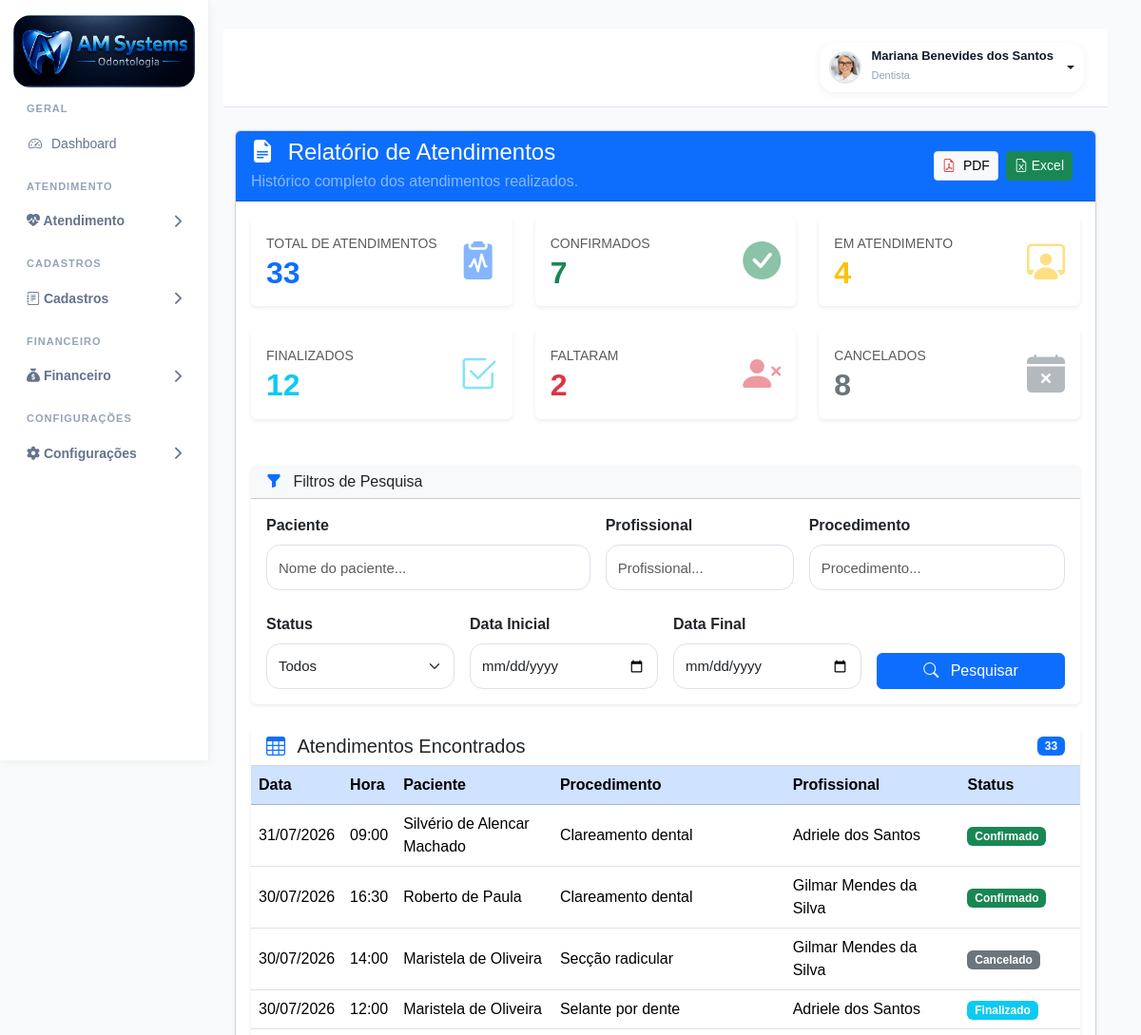
The page /relatorios/atendimentos/ (signed in, upper part) on the database as committed earlier.
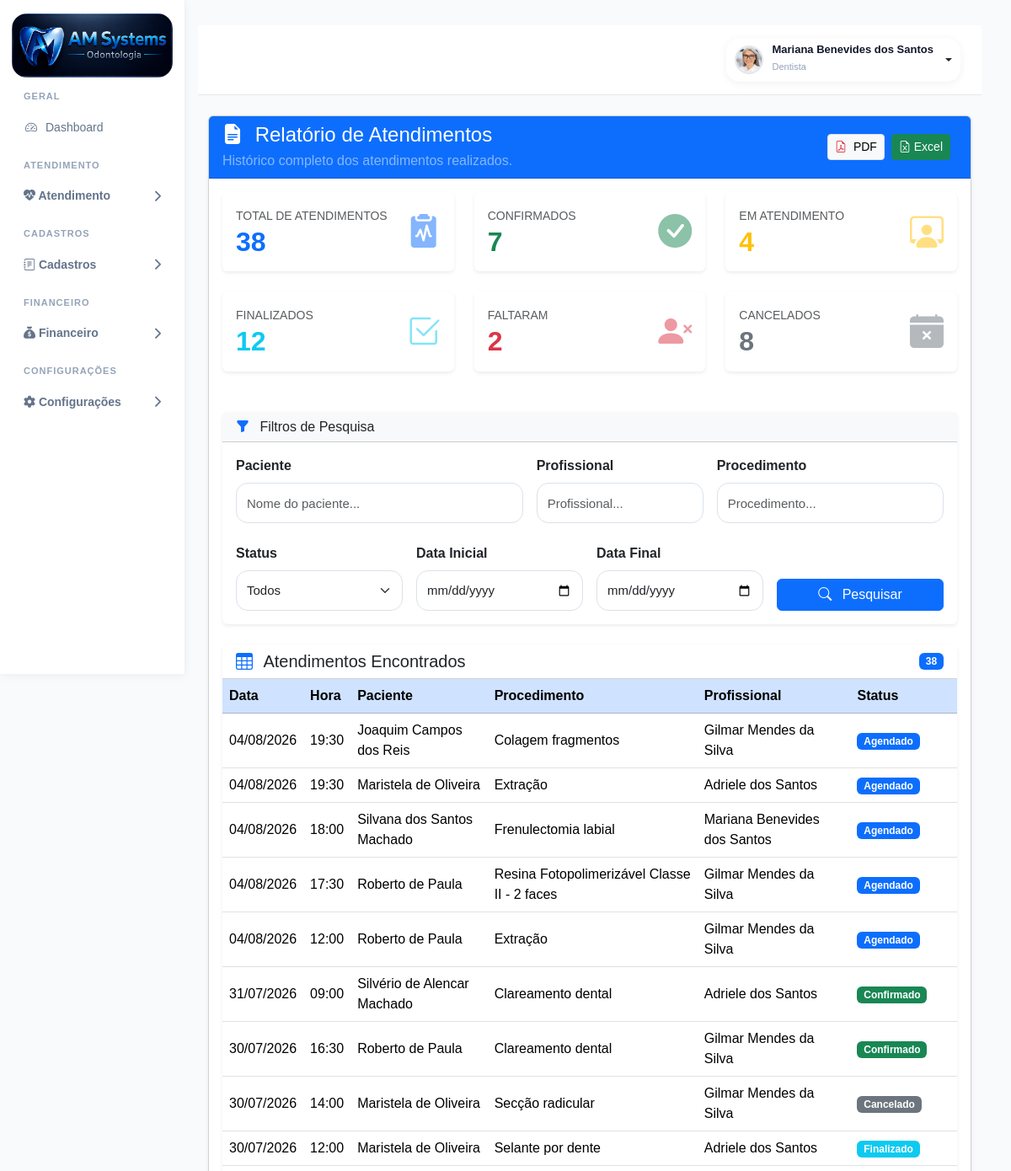
The same page on the database as committed later.
### agenda/models.py (models this page shows, shortened)
class Agendamento(models.Model):
    STATUS_CHOICES = [
        ("agendado", "Agendado"),
        ("confirmado", "Confirmado"),
        ("atendimento", "Em Atendimento"),
        ("finalizado", "Finalizado"),
        ("faltou", "Faltou"),
        ("cancelado", "Cancelado"),
    ]
    paciente = models.ForeignKey(
        Paciente,
        on_delete=models.CASCADE,
        related_name="agendamentos",
    )
    profissional = models.ForeignKey(
        Profissional,
        on_delete=models.PROTECT,
        related_name="agendamentos",
    )
    procedimento = models.ForeignKey(
        Procedimento,
        on_delete=models.SET_NULL,
        null=True,
        blank=True,
    )
    data = models.DateField()
    hora_inicio = models.TimeField()
    duracao = models.PositiveIntegerField(
        default=60,
        help_text="Duração em minutos",
    )
    observacoes = models.TextField(
        blank=True,
    )
    status = models.CharField(
        max_length=20,
        choices=STATUS_CHOICES,
        default="agendado",
    )
    criado_em = models.DateTimeField(
        auto_now_add=True,
    )
    atualizado_em = models.DateTimeField(
        auto_now=True,
    )
    class Meta:
        ordering = [
            "data",
            "hora_inicio",
        ]
        verbose_name = "Agendamento"
        verbose_name_plural = "Agendamentos"

class Profissional(models.Model):
    usuario = models.OneToOneField(
        User,
        on_delete=models.SET_NULL,
        null=True,
        blank=True,
        related_name="profissional",
    )
    nome = models.CharField(
        max_length=200
    )
    especialidade = models.CharField(
        max_length=100,
        blank=True,
    )
    telefone = models.CharField(
        max_length=20,
        blank=True,
    )
    email = models.EmailField(
        blank=True,
    )
    cor_agenda = models.CharField(
        max_length=20,
        default="#2563eb",
    )
    ativo = models.BooleanField(
        default=True,
    )
    criado_em = models.DateTimeField(
        auto_now_add=True,
    )
    class Meta:
        ordering = ["nome"]
        verbose_name = "Profissional"
        verbose_name_plural = "Profissionais"

### accounts/models.py (models this page shows, shortened)
class Paciente(models.Model):
    foto = models.ImageField(
        upload_to='pacientes/',
        blank=True,
        null=True
    )
    nome = models.CharField(
        max_length=200
    )
    cpf = models.CharField(
        max_length=14,
        blank=True,
        null=True
    )
    rg = models.CharField(
        max_length=20,
        blank=True,
        null=True
    )
    nascimento = models.DateField(
        blank=True,
        null=True
    )
    genero = models.CharField(
        max_length=20,
        blank=True,
        null=True
    )
    estado_civil = models.CharField(
        max_length=30,
        blank=True,
        null=True
    )
    profissao = models.CharField(
        max_length=100,
        blank=True,
        null=True
    )
    telefone = models.CharField(
        "Telefone",
        max_length=20,
        blank=True,
        null=True,
    )
    whatsapp = models.CharField(
        "WhatsApp",
        max_length=20,
        blank=True,
        null=True,
    )
    email = models.EmailField(
        "E-mail",
        blank=True,
        null=True,
    )
    cep = models.CharField(
        "CEP",
        max_length=10,
        blank=True,
        null=True,
    )
    endereco = models.CharField(
        "Endereço",
        max_length=255,
        blank=True,
        null=True,
    )
    numero = models.CharField(
        "Número",
        max_length=20,
        blank=True,
        null=True,
    )
    complemento = models.CharField(
        "Complemento",
        max_length=100,
        blank=True,
        null=True,
    )
    bairro = models.CharField(
        "Bairro",
        max_length=100,
        blank=True,
        null=True,
    )
    cidade = models.CharField(
        "Cidade",
        max_length=100,
        blank=True,
        null=True,
        db_index=True,
    )
    estado = models.CharField(
        "UF",
        max_length=2,
        blank=True,
        null=True,
    )
    convenio = models.CharField(
        "Convênio",
        max_length=100,
        blank=True,
        null=True,
    )
    carteirinha = models.CharField(
        "Carteirinha",
        max_length=100,
        blank=True,
        null=True,
    )
    alergias = models.TextField(
        "Alergias",
        blank=True,
        null=True,
    )
    medicamentos = models.TextField(
        "Medicamentos em uso",
        blank=True,
        null=True,
    )
    observacoes = models.TextField(
        "Observações",
        blank=True,
        null=True,
    )
    responsavel = models.CharField(
        "Responsável",
        max_length=200,
        blank=True,
        null=True,
    )
    cpf_responsavel = models.CharField(
        "CPF do Responsável",
        max_length=14,
        blank=True,
        null=True,
    )
    telefone_responsavel = models.CharField(
        "Telefone do Responsável",
        max_length=20,
        blank=True,
        null=True,
    )
    dentista = models.ForeignKey(
        User,
        verbose_name="Dentista Responsável",
        on_delete=models.SET_NULL,
        null=True,
        blank=True,
        related_name="pacientes_responsavel",
    )
    ativo = models.BooleanField(
        default=True,
    )
    criado_em = models.DateTimeField(
        auto_now_add=True,
    )
    atualizado_em = models.DateTimeField(
        auto_now=True,
    )

class Procedimento(models.Model):
    CATEGORIAS = [
        ('diagnostico', 'Diagnóstico'),
        ('dentistica', 'Dentística'),
        ('endodontia', 'Endodontia'),
        ('periodontia', 'Periodontia'),
        ('cirurgia', 'Cirurgia'),
        ('protese', 'Prótese'),
        ('implantodontia', 'Implantodontia'),
        ('ortodontia', 'Ortodontia'),
        ('geral', 'Geral')
    ]
    TIPOS = [
        ('dente', 'Por Dente'),
        ('hemiarcada', 'Hemi-Arcada'),
        ('geral', 'Geral'),
        ('cirurgia', 'Cirurgia')
    ]
    POSICOES = [
        ('coroa', 'Coroa'),
        ('raiz', 'Raiz'),
        ('oclusal', 'Oclusal'),
        ('vestibular', 'Vestibular'),
        ('lingual', 'Lingual'),
        ('centro', 'Centro')
    ]
    STATUS = [
        ('realizar', 'A Realizar'),
        ('andamento', 'Em Andamento'),
        ('realizado', 'Realizado'),
        ('cancelado', 'Cancelado'),
        ('reavaliar', 'Reavaliar')
    ]
    nome = models.CharField(
        max_length=255
    )
    categoria = models.CharField(
        max_length=100,
        choices=CATEGORIAS,
        default='geral'
    )
    tipo = models.CharField(
        max_length=50,
        choices=TIPOS,
        default='dente'
    )
    status = models.CharField(
        max_length=30,
        choices=STATUS,
        default='realizar'
    )
    icone = models.CharField(
        max_length=100,
        blank=True,
        null=True
    )
    arquivo_icone = models.CharField(
        max_length=255,
        blank=True,
        null=True
    )
    posicao_icone = models.CharField(
        max_length=30,
        choices=POSICOES,
        default='centro'
    )
    valor_particular = models.DecimalField(
        max_digits=10,
        decimal_places=2,
        default=0
    )
    valor_convenio = models.DecimalField(
        max_digits=10,
        decimal_places=2,
        default=0
    )
    tempo_estimado = models.IntegerField(
        default=60,
        help_text='Tempo em minutos'
    )
    custo_clinico = models.DecimalField(
        max_digits=10,
        decimal_places=2,
        default=0
    )
    ativo = models.BooleanField(
        default=True
    )
    ordem = models.IntegerField(
        default=0
    )
    criado_em = models.DateTimeField(
        auto_now_add=True
    )
    class Meta:
        ordering = ['categoria', 'ordem', 'nome']
        verbose_name = 'Procedimento'
        verbose_name_plural = 'Procedimentos'

### accounts/views.py (the view)
@login_required
def relatorio_atendimentos(request):
    context = obter_dados_atendimentos(request)
    context.update({
        "config": ConfiguracaoClinica.objects.first(),
        "titulo_relatorio": "RELATÓRIO DE ATENDIMENTOS",
        "data_emissao": timezone.localtime(),
    })
    return render(
        request,
        "accounts/relatorios/atendimentos.html",
        context,
    )

### accounts/templatetags/permissions_tags.py (called while the page is built)
@register.simple_tag
def possui_permissao(user, modulo, acao="visualizar"):
    print(
        "TAG:",
        user.username,
        modulo,
        acao
    )
    from accounts.permissions import tem_permissao
    resultado = tem_permissao(user, modulo, acao)
    print("RESULTADO:", resultado)
    return resultado

### accounts/templates/accounts/relatorios/atendimentos.html (shortened to what the changed rows need)
{% extends 'accounts/base.html' %}
{% load static %}
{% block content %}
<div class="container-fluid mt-4">
    <div class="card shadow-sm">
        <div class="card-body">
            <div class="row g-4 mb-5">
                <div class="col-xl-4 col-md-6">
                    <div class="card border-0 shadow-sm h-100">
                        <div class="card-body d-flex justify-content-between align-items-center">
                            <div>
                                <small class="text-muted text-uppercase">
                                    Total de Atendimentos
                                </small>
                                <h2 class="fw-bold text-primary mb-0">
                                    {{ total_atendimentos }}
                                </h2>
                            </div>
                        </div>
                    </div>
                </div>
                <div class="col-xl-4 col-md-6">
                    <div class="card border-0 shadow-sm h-100">
                        <div class="card-body d-flex justify-content-between align-items-center">
                            <div>
                                <h2 class="fw-bold text-success mb-0">
                                    {{ total_confirmados }}
                                </h2>
                            </div>
                        </div>
                    </div>
                </div>
                <div class="col-xl-4 col-md-6">
                    <div class="card border-0 shadow-sm h-100">
                        <div class="card-body d-flex justify-content-between align-items-center">
                            <div>
                                <h2 class="fw-bold text-warning mb-0">
                                    {{ total_atendimento }}
                                </h2>
                            </div>
                        </div>
                    </div>
                </div>
                <div class="col-xl-4 col-md-6">
                    <div class="card border-0 shadow-sm h-100">
                        <div class="card-body d-flex justify-content-between align-items-center">
                            <div>
                                <h2 class="fw-bold text-info mb-0">
                                    {{ total_finalizados }}
                                </h2>
                            </div>
                        </div>
                    </div>
                </div>
                <div class="col-xl-4 col-md-6">
                    <div class="card border-0 shadow-sm h-100">
                        <div class="card-body d-flex justify-content-between align-items-center">
                            <div>
                                <h2 class="fw-bold text-danger mb-0">
                                    {{ total_faltou }}
                                </h2>
                            </div>
                        </div>
                    </div>
                </div>
                <div class="col-xl-4 col-md-6">
                    <div class="card border-0 shadow-sm h-100">
                        <div class="card-body d-flex justify-content-between align-items-center">
                            <div>
                                <h2 class="fw-bold text-secondary mb-0">
                                    {{ total_cancelados }}
                                </h2>
                            </div>
                        </div>
                    </div>
                </div>
            </div>
            <div class="card border-0 shadow-sm">
                <div class="card-header bg-white d-flex justify-content-between align-items-center">
                    <h5 class="mb-0">
                        <i class="bi bi-table text-primary me-2"></i>
                        Atendimentos Encontrados
                    </h5>
                    <span class="badge bg-primary">
                        {{ total_atendimentos }}
                    </span>
                </div>
                <div class="table-responsive">
                    <table class="table table-hover align-middle mb-0">
                        <thead class="table-primary">
                            <tr>
                                <th>Data</th>
                                <th>Hora</th>
                                <th>Paciente</th>
                                <th>Procedimento</th>
                                <th>Profissional</th>
                                <th>Status</th>
                            </tr>
                        </thead>
                        <tbody>
                            {% for atendimento in atendimentos %}
                            <tr>
                                <td>
                                    {{ atendimento.data|date:"d/m/Y" }}
                                </td>
                                <td>
                                    {{ atendimento.hora_inicio|time:"H:i" }}
                                </td>
                                <td>
                                    {{ atendimento.paciente.nome }}
                                </td>
                                <td>
                                    {% if atendimento.procedimento %}
                                    {{ atendimento.procedimento.nome }}
                                    {% else %}
                                    —
                                    {% endif %}
                                </td>
                                <td>
                                    {{ atendimento.profissional.nome }}
                                </td>
                                <td>
                                    {% if atendimento.status == "agendado" %}
                                    <span class="badge bg-primary">
                                        Agendado
                                    </span>
                                    {% elif atendimento.status == "confirmado" %}
                                    <span class="badge bg-success">
                                        Confirmado
                                    </span>
                                    {% elif atendimento.status == "atendimento" %}
                                    <span class="badge bg-warning text-dark">
                                        Em Atendimento
                                    </span>
                                    {% elif atendimento.status == "finalizado" %}
                                    <span class="badge bg-info">
                                        Finalizado
                                    </span>
                                    {% elif atendimento.status == "faltou" %}
                                    <span class="badge bg-danger">
                                        Faltou
                                    </span>
                                    {% else %}
                                    <span class="badge bg-secondary">
                                        Cancelado
                                    </span>
                                    {% endif %}
                                </td>
                            </tr>
                            {% empty %}
                            <tr>
                                <td colspan="6" class="text-center py-4">
                                    Nenhum atendimento encontrado.
                                </td>
                            </tr>
                            {% endfor %}
                        </tbody>
                    </table>
                </div>
            </div>
        </div>
    </div>
</div>
{% endblock %}

Rows that differ between the two databases and show on the page:
added Agendamento: data "04/08/2026", hora_inicio "19:30", paciente.nome "Joaquim Campos dos Reis", procedimento.nome "Colagem fragmentos", profissional.nome "Gilmar Mendes da Silva", status "Agendado"
added Agendamento: data "04/08/2026", hora_inicio "19:30", paciente.nome "Maristela de Oliveira", procedimento.nome "Extração", profissional.nome "Adriele dos Santos", status "Agendado"
added Agendamento: data "04/08/2026", hora_inicio "18:00", paciente.nome "Silvana dos Santos Machado", procedimento.nome "Frenulectomia labial", profissional.nome "Mariana Benevides dos Santos", status "Agendado"
added Agendamento: data "04/08/2026", hora_inicio "17:30", paciente.nome "Roberto de Paula", procedimento.nome "Resina Fotopolimerizável Classe II - 2 faces", profissional.nome "Gilmar Mendes da Silva", status "Agendado"
added Agendamento: data "04/08/2026", hora_inicio "12:00", paciente.nome "Roberto de Paula", procedimento.nome "Extração", profissional.nome "Gilmar Mendes da Silva", status "Agendado"
Other text that changed with them:
{{ total_atendimentos }}: "33" → "38"
